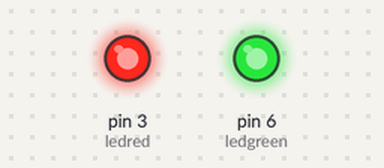
A sketch run on a simulated Arduino Uno, built with avr-gcc and run on an emulated ATmega328P. Shown: output pins drawn as LEDs (lit = HIGH).

Above: at 0.1 s.
Timing chart, 0 to 1.6 s (numbered marks = the images above):
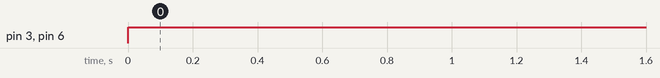

Measured:
- by itself, pin 3 (ledred), pin 6 (ledgreen): LOW → HIGH at 0.00 s

The sketch:

3-3_switch_two_LEDs.ino
```cpp
/*

  Switches part two!
  Use your switch to flip between between two LEDs

 */

// Name your pin
int ledred = 3;
int ledgreen = 6;

// The setup routine runs once when you start up the board or press reset
void setup() {

  // Set up your pin as an output
  pinMode(ledred, OUTPUT);
  pinMode(ledgreen, OUTPUT);

}

// The loop part of your code runs over and over again, forever
void loop() {

  // Turn your LED on
  digitalWrite(ledred, HIGH);
  digitalWrite(ledgreen, HIGH);
}
```
